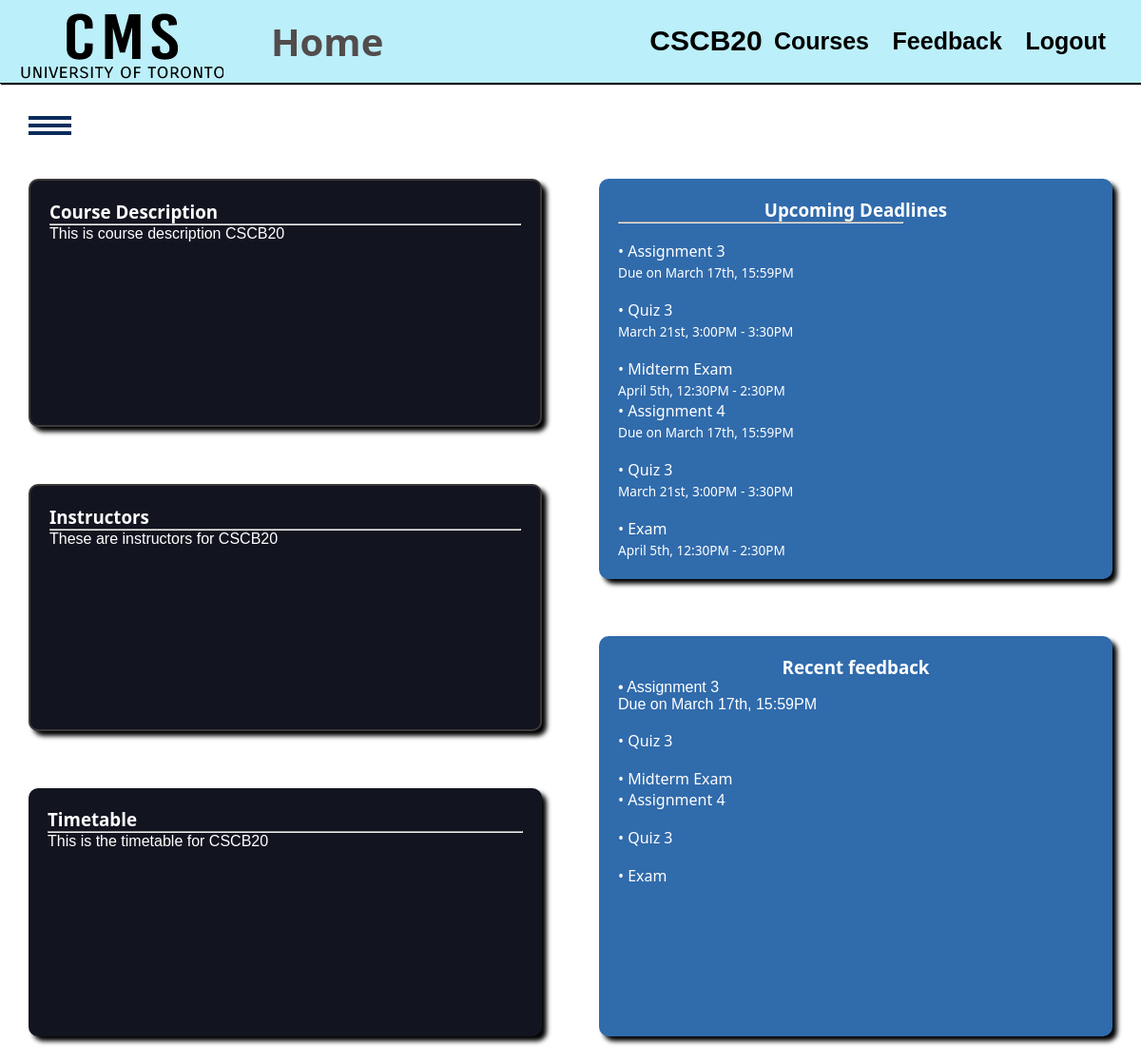
Screenshot of /courses/CSCB20 (signed in) with the database file from the repository.
### tables this page shows
CREATE TABLE "coursehomepage" (
	"courseid"	TEXT UNIQUE,
	"coursedescription"	TEXT,
	"courseinstructors"	TEXT,
	"coursetimetable"	TEXT
);

### app.py (the view)
@app.route('/courses/<courseid>')
def show_course_page(courseid):
    if check_session():
        return redirect('/login')
    print(courseid)
    coursepageinfo = d.query("SELECT * FROM coursehomepage WHERE courseid = '"+ courseid +"';")
    if checkvalidcourseid(courseid):
        return "Course ID is invalid"
    userid = get_userid()
    if userid == -1:
        return "Invalid userid, try logging in"
    user = SESSIONS[request.cookies.get('sessionId')]
    g.name = user.name
    g.courseid = courseid
    g.description = coursepageinfo[0][1]
    g.instructors = coursepageinfo[0][2]
    g.timetable = coursepageinfo[0][3]
    return render_template('coursepage.html')

### app.py (called while the page is built)
def check_session():
    sessionId = request.cookies.get('sessionId')
    if not (sessionId in SESSIONS.keys()):
        print('FAILED Session Check')
        return True
    else:
        print('PASSED Session Check')
        return False

def get_userid():
    if 'sessionId' in request.cookies:
        if request.cookies.get('sessionId') in SESSIONS.keys():
            return SESSIONS[request.cookies.get('sessionId')].userid
    return -1

def checkvalidcourseid(courseid):
    courses = d.query("SELECT * FROM courses WHERE courseid = '"+ courseid +"';")
    return len(courses) != 1

### database.py (called while the page is built)
def query(sql):
    con = sqlite3.connect(DATABASE_PATH)
    cur = con.cursor()
    cur.execute(sql)
    rows = cur.fetchall()
    con.commit()
    con.close()
    return rows

### templates/coursepage.html (shortened to what this page needs)
<!DOCTYPE html>
<html lang="en">
<head>
    <link rel="stylesheet" href="/static/css/style.css">
</head>
<body>
    <header>
        <nav>
            <img class="uoftlogo" src="/static/images/CMSlogo1.png" alt="Logo">
            <h1>Home</h1>
            <h2>{{g.courseid}}</h2>
            <ul>
                <li><a href="/dashboard"><b>Courses</b></a> </li>
                <li><a href="/feedback"><b>Feedback</b></a> </li>
                <li><a href="/logout"><b>Logout</b></a> </li>
            </ul>
        </nav>
    </header>
    <div id="sidebar">
        <div class="toggle-btn" onclick="show()">
            <span></span>
            <span></span>
            <span></span>
        </div>
    </div>
    <div class="homecontent">
        <section class="control1">
            <div class="coursedescription">
                <h3>Course Description</h3>
                <hr> {{g.description|safe}}
            </div>
            <div class="instructors">
                <h3>Instructors</h3>
                <hr> {{g.instructors|safe}}
            </div>
            <div class="TimeTable">
                <h3>Timetable</h3>
                <hr> {{g.timetable|safe}}
            </div>
        </section>
        <section class="control2">
            <div class="eventswidget">
                <h3>Upcoming Deadlines</h3>
                <hr>
                <br>
                <p>
                    • Assignment 3<br />
                    <span>Due on March 17th, 15:59PM</span>
                </p>
                <br>
                <p>
                    • Quiz 3<br />
                    <span>March 21st, 3:00PM - 3:30PM</span>
                </p>
                <br>
                <p>
                    • Midterm Exam<br />
                    <span>April 5th, 12:30PM - 2:30PM</span>
                </p>
                <p>
                    • Assignment 4<br />
                    <span>Due on March 17th, 15:59PM</span>
                </p>
                <br>
                <p>
                    • Quiz 3<br />
                    <span>March 21st, 3:00PM - 3:30PM</span>
                </p>
                <br>
                <p>
                    • Exam<br />
                    <span>April 5th, 12:30PM - 2:30PM</span>
                </p>
            </div>
            <div class="feedback">
                <h3>Recent feedback</h3>
                • Assignment 3<br />
                <span>Due on March 17th, 15:59PM</span>
                <br>
                <p>
                    • Quiz 3<br />
                </p>
                <br>
                <p>
                    • Midterm Exam<br />
                </p>
                <p>
                    • Assignment 4<br />
                </p>
                <br>
                <p>
                    • Quiz 3<br />
                </p>
                <br>
                <p>
                    • Exam<br />
                </p>
            </div>
        </section>
    </div>
</body>
</html>

### static/css/style.css (style rules this page uses)
* { margin: 0; padding: 0; box-sizing: border-box; }
html { scroll-behavior: smooth; }
p { font-family: 'Segoe UI', 'San Francisco', Tahoma, Geneva, Verdana, sans-serif; }
h1 { font-family: 'Segoe UI', 'San Francisco', Tahoma, Geneva, Verdana, sans-serif; }
h3 { font-family: 'Segoe UI', 'San Francisco', Tahoma, Geneva, Verdana, sans-serif; }
body { font-family: Helvetica; }
header { font-size: 20px; border-bottom: 1px solid rgb(0, 0, 0); padding-bottom: 1px; position: sticky; top: 0px; background: rgb(187, 239, 249); box-shadow: 1px 1px 1px black; }
nav { position: relative; min-height: 10vh; display: flex; align-items: center; justify-content: space-between; }
.uoftlogo { padding-left: 20px; padding-right: 10px; }
nav h1 { Color: rgb(82, 76, 76); padding-left: 40px; font-size: 40px; flex: 1; }
nav ul { list-style: none; display: flex; justify-content: space-around; font-size: 25px; flex: 1; }
nav a { color: black; text-decoration: none; }
#sidebar { position: fixed; width: 300px; height: 100%; background: #306bac; left: -300px; transition: 0.4s ease; }
#sidebar .toggle-btn { position: absolute; top: 30px; left: 330px; }
.toggle-btn span { width: 45px; height: 4px; background: #082c5c; display: block; margin-top: 4px; }
.homecontent { margin-top: 50px; padding-top: 20px; color: white; display: grid; grid-template-columns: 1fr 1fr; }
.control1 { display:grid; grid-template-rows: repeat(3, minmax(200px, 1fr)); }
.control2 { display:grid; grid-template-rows: repeat(2, minmax(200px, 1fr)) }
.homecontent div { padding: 20px; margin: 30px; border-radius: 10px; }
.coursedescription { background-color: #121420; border: 2px #3b3939 solid; box-shadow: 5px 5px 5px black; }
.instructors { background-color: #121420; border: 2px #3b3939 solid; box-shadow: 5px 5px 5px black; }
.TimeTable { background-color: #121420; box-shadow: 5px 5px 5px black; }
.eventswidget { background: #306bac; box-shadow: 5px 5px 5px black; }
.feedback { background: #306bac; box-shadow: 5px 5px 5px black; }
.feedback h3 { text-align: center; }
.eventswidget h3 { text-align: center; }
.eventswidget hr { width: 60%; }
.eventswidget p span { font-weight: lighter; font-size: 85%; }

### rows the page displays
coursehomepage: description "This is course description CSCB20", instructors "These are instructors for CSCB20", timetable "This is the timetable for CSCB20"

### other values shown
{{ g.courseid }} "CSCB20"
